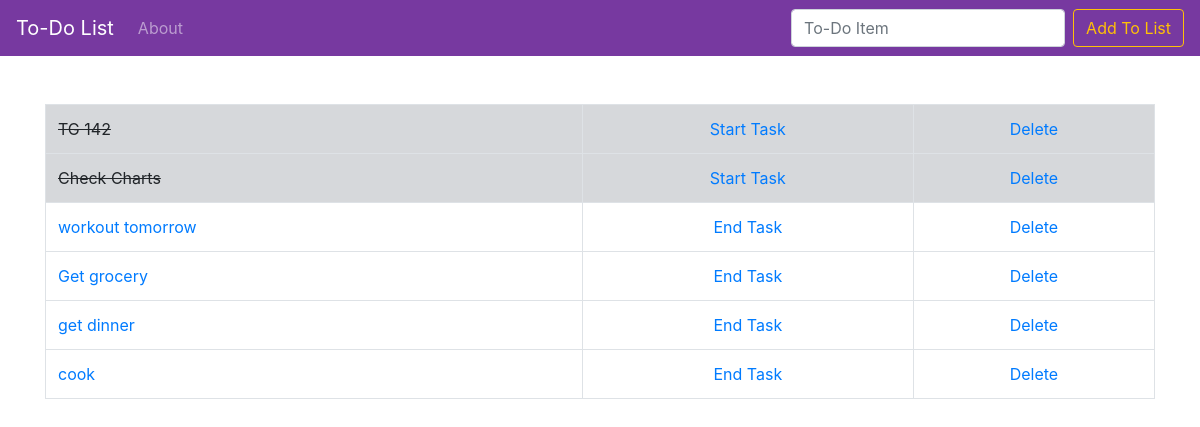
Before: / with the older database file.
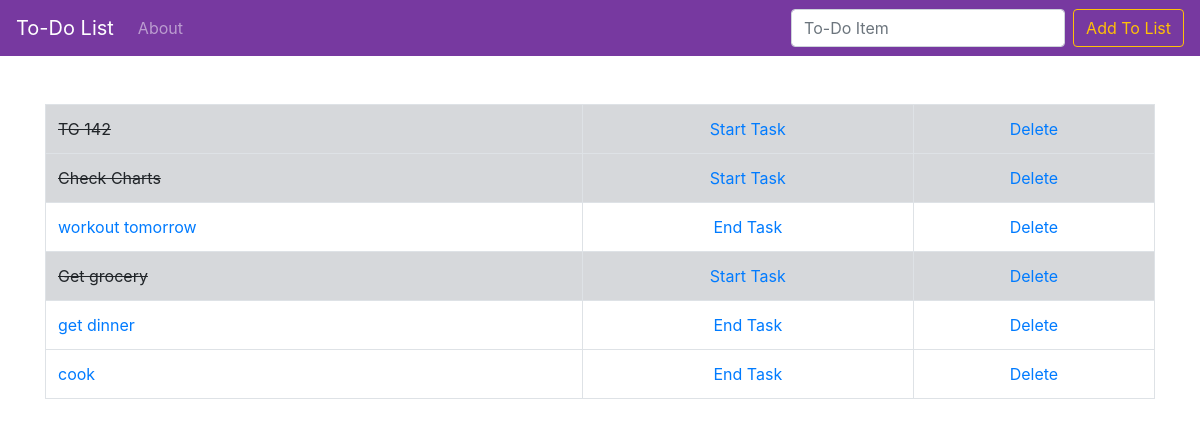
After: the same page with the newer database file.
### todo_list/models.py (models this page shows, shortened)
class List(models.Model):
    item = models.CharField(max_length=200)
    completed = models.BooleanField(default=False)

### todo_list/views.py (the view)
# urls.py: path('', views.home, name = 'home'),
def home(request):
    if request.method == 'POST':
        form = ListForm(request.POST or None)
        if form.is_valid():
            form.save()
            all_items = List.objects.all
            messages.success(request, ('Item has been added'))
            return render(request, 'home.html', {'all_items': all_items})
    else:
        all_items = List.objects.all
        return render(request, 'home.html', {'all_items': all_items})

### todo_list/templates/home.html (shortened to what this page needs)
{% extends 'base.html' %}
{% block content %}
<br/>
    {% if all_items %}
    <table class="table table-bordered">
        {% for things in all_items %}
            {% if things.completed %}
                <tr class="table-secondary">
                    <td class="striker">{{things.item}}</td>
                    <td><center><a href="{% url 'activate' things.id %}">Start Task</a></center></td>
                    <td><center><a href="{% url 'delete' things.id %}">Delete</a></center></td>
                </tr>
            {% else %}
                <tr>
                    <td><a href="{% url 'edit' things.id %}">{{things.item}}</a></td>
                    <td><center><a href="{% url 'deactivate' things.id %}">End Task</a></center></td>
                    <td><center><a href="{% url 'delete' things.id %}">Delete</a></center></td>
                </tr>
            {% endif %}
        {% endfor %}
    </table>
    {% endif %}
{% endblock %}

Changed rows visible on the page:
changed List "Get grocery": completed "End Task" → "Start Task"
